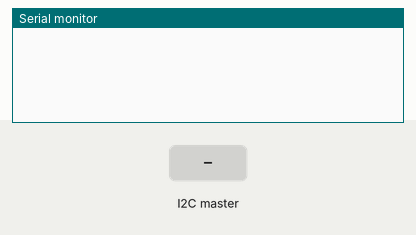
Simulated run of this sketch. Board: Arduino Uno, built with avr-gcc and run on an emulated ATmega328P. Shown: the last lines printed to the serial monitor. The inputs (shaded band) are chosen by the test bench.

Above: at 1.2 s.
1.3 s: the I2C master sends the byte 1
At 2.1 s:
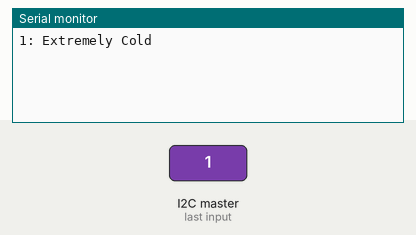
2.8 s: the I2C master sends the byte 90
At 3.3 s:
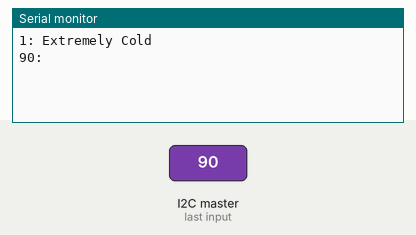

Measured:
- after the input at 1.3 s, the serial monitor: prints a new line at once (image 1)
- after the input at 2.8 s, the serial monitor: prints a new line at once (image 2)

The sketch:

Arduino_Slave.ino
```cpp
#include <Wire.h>

int temp;
int x = 0;

void setup() {

Serial.begin(9600);
Wire.begin(0x08);
Wire.onReceive(receiveData);

}

void loop () {

    delay(100);

}

void receiveData(int byteCount) {

   while(Wire.available()) {
       temp=Wire.read();
     }

     Serial.print(temp);
     Serial.print(": ");

   if (temp <10){

    Serial.println("Extremely Cold");
   } else if (temp >=10 && temp <19){
    Serial.println("Cold");
   } else if (temp >=19 && temp <26){
    Serial.println("Ideal Temp");
   } else if (temp >=26 && temp <37){
    Serial.println("Hot");
   }else if (temp >=37 && temp <50){
    Serial.println("Extremely Hot");
   }


   }
```
